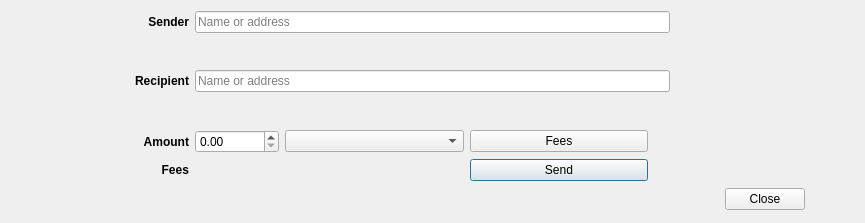
<?xml version="1.0" encoding="UTF-8"?>
<ui version="4.0">
 <class>TransferDialog</class>
 <widget class="QDialog" name="TransferDialog">
  <property name="geometry">
   <rect>
    <x>0</x>
    <y>0</y>
    <width>865</width>
    <height>223</height>
   </rect>
  </property>
  <property name="windowTitle">
   <string>Transfer</string>
  </property>
  <layout class="QGridLayout" name="gridLayout">
   <item row="0" column="1" colspan="4">
    <widget class="QLineEdit" name="senderNameOrAddressLineEdit">
     <property name="placeholderText">
      <string>Name or address</string>
     </property>
     <property name="clearButtonEnabled">
      <bool>true</bool>
     </property>
    </widget>
   </item>
   <item row="2" column="0">
    <widget class="QLabel" name="recipientLabel">
     <property name="font">
      <font>
       <weight>75</weight>
       <bold>true</bold>
      </font>
     </property>
     <property name="text">
      <string>Recipient</string>
     </property>
     <property name="alignment">
      <set>Qt::AlignRight|Qt::AlignTrailing|Qt::AlignVCenter</set>
     </property>
    </widget>
   </item>
   <item row="4" column="1">
    <widget class="QDoubleSpinBox" name="amountDoubleSpinBox">
     <property name="sizePolicy">
      <sizepolicy hsizetype="Fixed" vsizetype="Fixed">
       <horstretch>0</horstretch>
       <verstretch>0</verstretch>
      </sizepolicy>
     </property>
     <property name="maximum">
      <double>999999999999.989990234375000</double>
     </property>
    </widget>
   </item>
   <item row="2" column="8">
    <widget class="QLabel" name="recipientBalanceValueLabel">
     <property name="text">
      <string/>
     </property>
    </widget>
   </item>
   <item row="4" column="2">
    <widget class="QComboBox" name="amountUnitComboBox"/>
   </item>
   <item row="2" column="1" colspan="4">
    <widget class="QLineEdit" name="recipientNameOrAddressLineEdit">
     <property name="sizePolicy">
      <sizepolicy hsizetype="Preferred" vsizetype="Fixed">
       <horstretch>0</horstretch>
       <verstretch>0</verstretch>
      </sizepolicy>
     </property>
     <property name="placeholderText">
      <string>Name or address</string>
     </property>
     <property name="clearButtonEnabled">
      <bool>true</bool>
     </property>
    </widget>
   </item>
   <item row="4" column="0">
    <widget class="QLabel" name="amountLabel">
     <property name="font">
      <font>
       <weight>75</weight>
       <bold>true</bold>
      </font>
     </property>
     <property name="text">
      <string>Amount</string>
     </property>
     <property name="alignment">
      <set>Qt::AlignRight|Qt::AlignTrailing|Qt::AlignVCenter</set>
     </property>
    </widget>
   </item>
   <item row="5" column="3">
    <widget class="QPushButton" name="sendButton">
     <property name="text">
      <string>Send</string>
     </property>
    </widget>
   </item>
   <item row="5" column="0">
    <widget class="QLabel" name="feesLabel">
     <property name="font">
      <font>
       <weight>75</weight>
       <bold>true</bold>
      </font>
     </property>
     <property name="text">
      <string>Fees</string>
     </property>
     <property name="alignment">
      <set>Qt::AlignRight|Qt::AlignTrailing|Qt::AlignVCenter</set>
     </property>
    </widget>
   </item>
   <item row="4" column="3">
    <widget class="QPushButton" name="feesButton">
     <property name="text">
      <string>Fees</string>
     </property>
    </widget>
   </item>
   <item row="5" column="1">
    <widget class="QLabel" name="feesValueLabel">
     <property name="text">
      <string/>
     </property>
    </widget>
   </item>
   <item row="0" column="0">
    <widget class="QLabel" name="senderLabel">
     <property name="font">
      <font>
       <weight>75</weight>
       <bold>true</bold>
      </font>
     </property>
     <property name="text">
      <string>Sender</string>
     </property>
     <property name="alignment">
      <set>Qt::AlignRight|Qt::AlignTrailing|Qt::AlignVCenter</set>
     </property>
    </widget>
   </item>
   <item row="6" column="1" colspan="4">
    <widget class="QLabel" name="errorLabel">
     <property name="styleSheet">
      <string notr="true"/>
     </property>
     <property name="text">
      <string/>
     </property>
     <property name="alignment">
      <set>Qt::AlignCenter</set>
     </property>
    </widget>
   </item>
   <item row="6" column="8" alignment="Qt::AlignHCenter">
    <widget class="QDialogButtonBox" name="buttonBox">
     <property name="sizePolicy">
      <sizepolicy hsizetype="Preferred" vsizetype="Preferred">
       <horstretch>0</horstretch>
       <verstretch>0</verstretch>
      </sizepolicy>
     </property>
     <property name="standardButtons">
      <set>QDialogButtonBox::Close</set>
     </property>
    </widget>
   </item>
   <item row="1" column="1" colspan="4">
    <widget class="QLabel" name="senderNameOrAddressValueLabel">
     <property name="font">
      <font>
       <italic>true</italic>
      </font>
     </property>
     <property name="text">
      <string/>
     </property>
    </widget>
   </item>
   <item row="3" column="1" colspan="4">
    <widget class="QLabel" name="recipientNameOrAddressValueLabel">
     <property name="font">
      <font>
       <italic>true</italic>
      </font>
     </property>
     <property name="text">
      <string/>
     </property>
    </widget>
   </item>
   <item row="0" column="8">
    <widget class="QLabel" name="senderBalanceValueLabel">
     <property name="text">
      <string/>
     </property>
    </widget>
   </item>
   <item row="5" column="4">
    <widget class="QLabel" name="loaderIconLabel">
     <property name="enabled">
      <bool>true</bool>
     </property>
     <property name="maximumSize">
      <size>
       <width>16</width>
       <height>16</height>
      </size>
     </property>
     <property name="scaledContents">
      <bool>true</bool>
     </property>
    </widget>
   </item>
  </layout>
 </widget>
 <tabstops>
  <tabstop>recipientNameOrAddressLineEdit</tabstop>
  <tabstop>amountDoubleSpinBox</tabstop>
  <tabstop>amountUnitComboBox</tabstop>
  <tabstop>feesButton</tabstop>
  <tabstop>sendButton</tabstop>
 </tabstops>
 <resources>
  <include location="../../icons/tikka.slots.pyqt.resources.icons.index.qrc"/>
 </resources>
 <connections/>
</ui>
